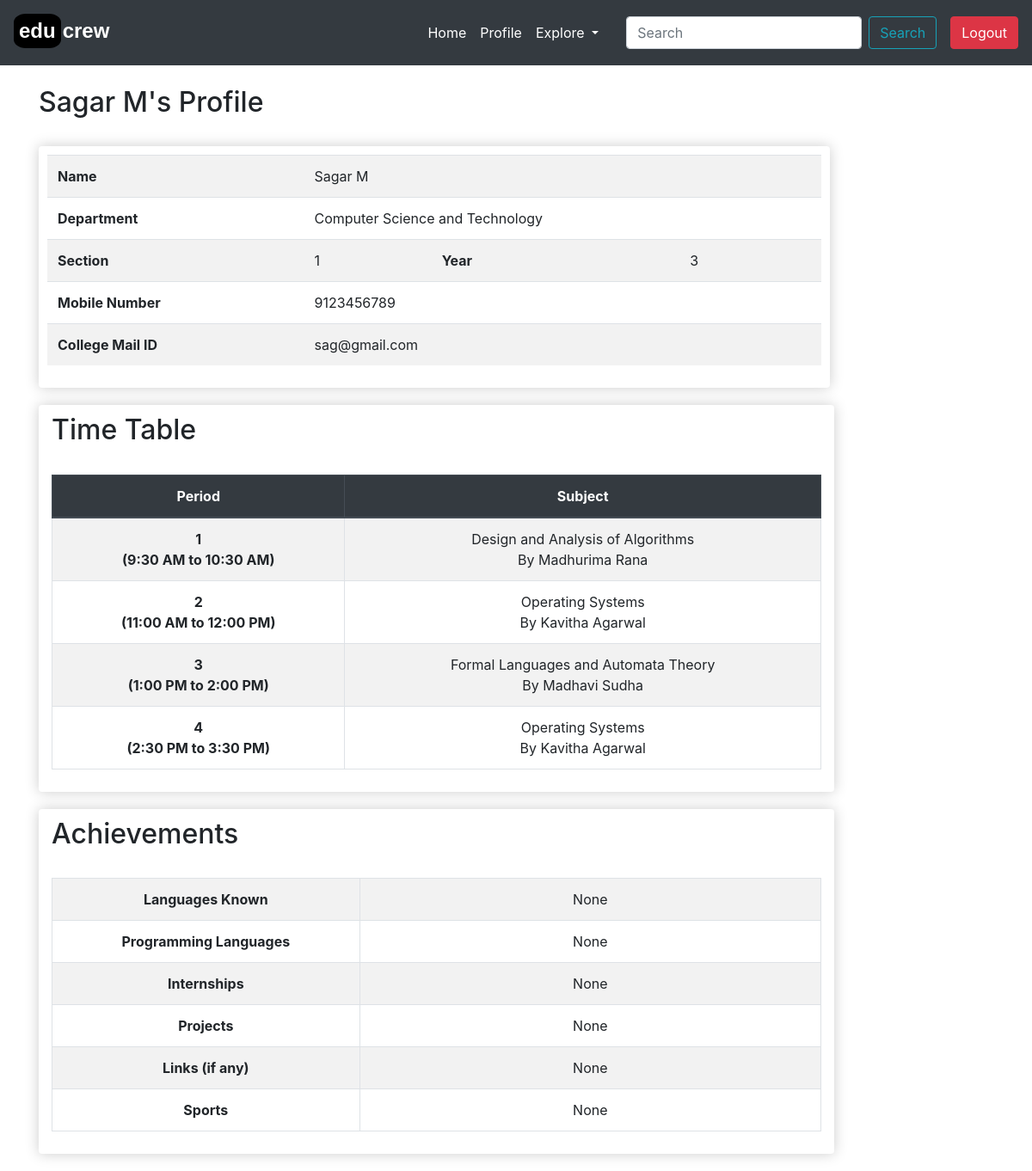
/view/student/160118733001 (signed in), run on an earlier commit of the app's database.
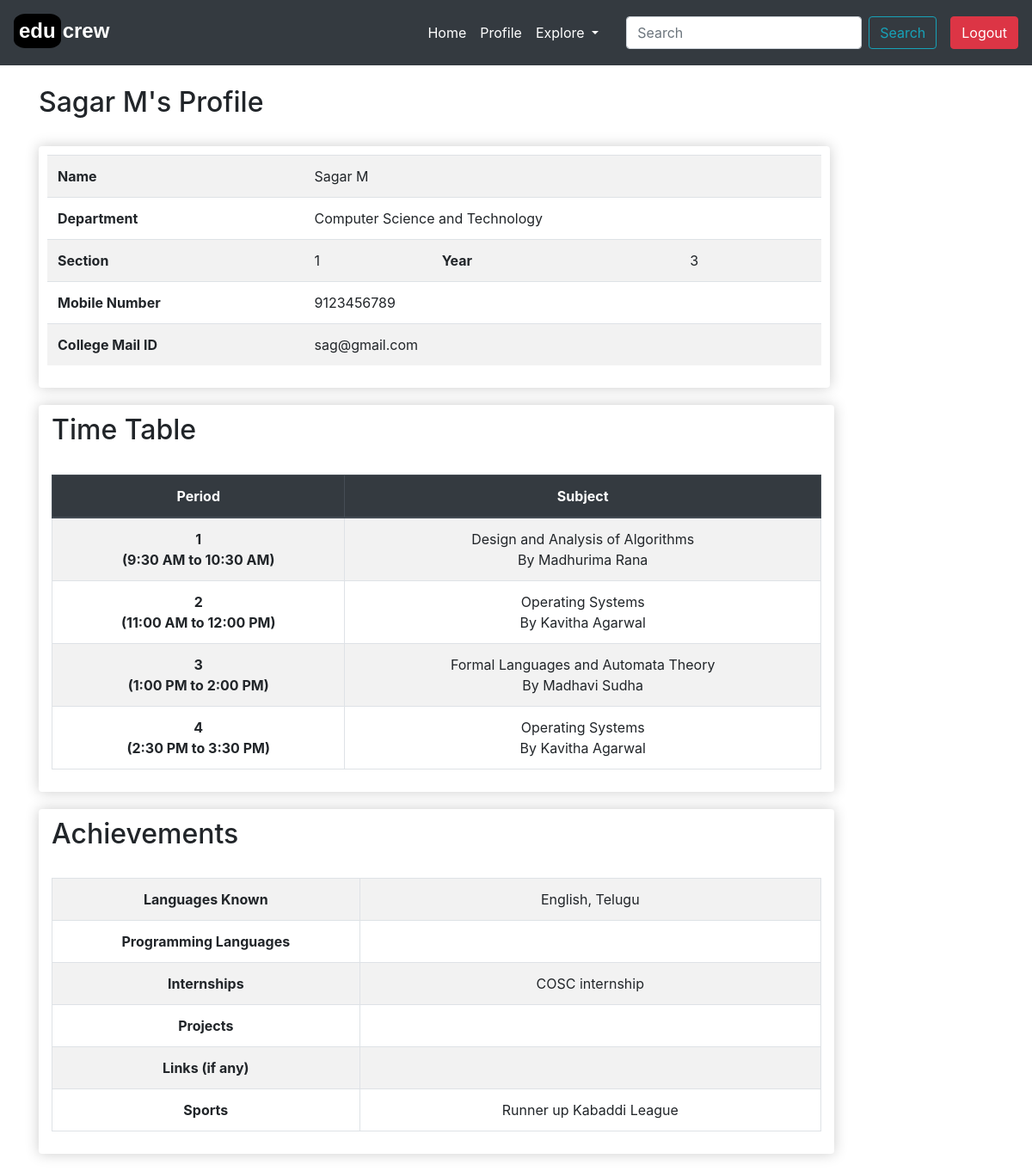
And on a later commit of the database.
### educrew/models.py (models this page shows, shortened)
class StudentAchievement(models.Model):
    rollno = models.ForeignKey(Student, null=True, on_delete=models.SET_NULL)
    lang_known = models.CharField(null=True,blank=True, max_length=500)
    prog_lang = models.CharField(null=True,blank=True, max_length=500)
    internships = models.CharField(null=True,blank=True, max_length=500)
    projects = models.CharField(null=True,blank=True, max_length=500)
    links = models.CharField(null=True,blank=True, max_length=500)
    sports = models.CharField(null=True,blank=True, max_length=500)
    other = models.CharField(null=True,blank=True, max_length=500)

### educrew/views.py (the view)
# urls.py: path('view/student/<int:pk>', views.viewStudent, name="viewStudent"),
@login_required(login_url='login')
def viewStudent(request,pk):
    user = Student.objects.get(rollno=pk)
    achvmnts = StudentAchievement.objects.get(rollno=pk)
    today = datetime.now()
    day = today.strftime("%A")
    yr = user.year
    dept_id = user.dept_id
    section = user.sec
    schedule = StudentSchedule.objects.get(dept_id=dept_id,year=yr,sec=section,day=day)
    if schedule.p1 is None: p1 = "Free"
    else: p1 = SubjectInfo.objects.get(unq_id=schedule.p1)
    if schedule.p2 is None: p2 = "Free"
    else: p2 = SubjectInfo.objects.get(unq_id=schedule.p2)
    if schedule.p3 is None: p3 = "Free"
    else: p3 = SubjectInfo.objects.get(unq_id=schedule.p3)
    if schedule.p4 is None: p4 = "Free"
    else: p4 = SubjectInfo.objects.get(unq_id=schedule.p4)
    context = {'user':user, 'schedule':schedule,'p1':p1, 'p2':p2, 'p3':p3, 'p4':p4,
    'free':"Free",'achvmnts':achvmnts,
    }
    return render(request,'educrew/viewStudent.html',context)

### educrew/models.py (called while the page is built)
    def __str__(self):
        return self.dept_name

    def __str__(self):
        return self.firstname +" "+  self.lastname

    def __str__(self):
        return self.firstname +" "+  self.lastname

    def __str__(self):
        return self.sub_name

### educrew/templates/educrew/viewStudent.html
{% extends 'educrew/main.html' %}
{% load static %}
{% block content %}
<h2> {{user}}'s Profile </h2>
<br>
<div class="row">
    <div class="col-lg-10">
        <div class="box-element" style="margin-bottom: 20px;">
            <table class="table table-striped">
                <tr>
                    <td class="font-weight-bold">Name</td>
                    <td colspan="3">{{user}}</td>
                </tr>
                <tr>
                    <td class="font-weight-bold">Department</td>
                    <td colspan="3">{{user.dept_id}}</td>
                </tr>
                <tr>
                    <td class="font-weight-bold">Section</td>
                    <td>{{user.sec}}</td>
                    <td class="font-weight-bold">Year</td>
                    <td>{{user.year}}</td>
                </tr>
                <tr>
                    <td class="font-weight-bold">Mobile Number</td>
                    <td colspan="3">{{user.phoneno}}</td>
                </tr>
                <tr>
                    <td class="font-weight-bold">College Mail ID</td>
                    <td colspan="3">{{user.email}}</td>
                </tr>
            </table>
        </div>
    </div>
</div>
<div class="col-lg-10 box-element" style="margin-bottom: 20px;">
    <h2>Time Table</h2>
    <br>
    <table class="table table-bordered table-striped text-center">
        <thead class="thead-dark">
            <tr>
                <th scope="col">Period</th>
                <th scope="col">Subject</th>
            </tr>
        </thead>
        <tbody>
            <tr>
                <th scope="row">1 <br> (9:30 AM to 10:30 AM) </th>
                <td>{% if p1 == free %} Free Hour!
                    {% else%} {{p1.sub_id}} <br>  By {{p1.lect_id}} {% endif %}</td>
            </tr>
            <tr>
                <th scope="row">2 <br> (11:00 AM to 12:00 PM) </th>
                <td>{% if p2 == free %} Free Hour!
                    {% else%} {{p2.sub_id}} <br>  By {{p2.lect_id}} {% endif %}</td>
            </tr>
            <tr>
                <th scope="row">3 <br> (1:00 PM to 2:00 PM) </th>
                <td>{% if p3 == free %} Free Hour!
                    {% else%} {{p3.sub_id}} <br>  By {{p3.lect_id}} {% endif %}</td>
            </tr>
            <tr>
                <th scope="row">4 <br> (2:30 PM to 3:30 PM) </th>
                <td>{% if p4 == free %} Free Hour!
                    {% else%} {{p4.sub_id}} <br>  By {{p4.lect_id}} {% endif %}</td>
            </tr>
        </tbody>
    </table>
</div>
<div class="col-lg-10 box-element" style="margin-bottom: 20px;">
    <h2>Achievements</h2>
    <br>
    <table class="table table-bordered table-striped text-center">
        <tbody>
            <tr>
                <td class="font-weight-bold" width=40%>Languages Known</td>
                <td>{{achvmnts.lang_known}}</td>
            </tr>
            <tr>
                <td class="font-weight-bold">Programming Languages</td>
                <td>{{achvmnts.prog_lang}}</td>
            </tr>
            <tr>
                <td class="font-weight-bold">Internships</td>
                <td>{{achvmnts.internships}}</td>
            </tr>
            <tr>
                <td class="font-weight-bold">Projects</td>
                <td>{{achvmnts.projects}}</td>
            </tr>
            <tr>
                <td class="font-weight-bold">Links (if any)</td>
                <td>{{achvmnts.links}}</td>
            </tr>
            <tr>
                <td class="font-weight-bold">Sports</td>
                <td>{{achvmnts.sports}}</td>
            </tr>
        </tbody>
    </table>
</div>
{% endblock content %}

What changed in the data, as far as the page shows it:
changed StudentAchievement: lang_known "None" → "English, Telugu"; internships "None" → "COSC internship"; sports "None" → "Runner up Kabaddi League"; prog_lang "None" → (not shown); projects "None" → (not shown); links "None" → (not shown)
